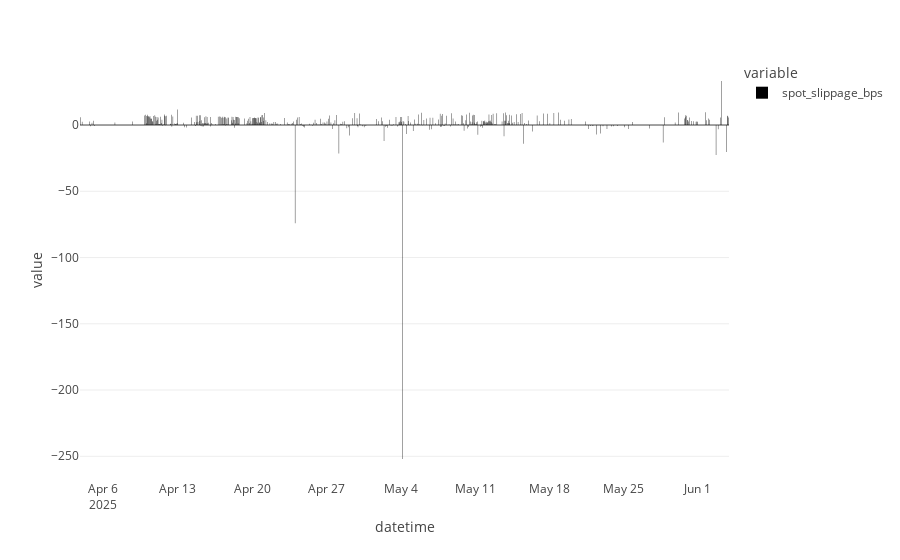

Write notebook code for a chart like this one.
### Code cell
px.bar(df2["spot_slippage_bps"])

### Figure 1 — Plotly figure (JSON) as saved in the notebook; plotly's stock layout.template omitted (floating-point values rounded to 4 significant figures; data arrays with more than 128 entries replaced by an {"elided": "..."} marker saying what was removed)
{"data": [{"alignmentgroup": "True", "hovertemplate": "variable=spot_slippage_bps<br>datetime=%{x}<br>value=%{y}<extra></extra>", "legendgroup": "spot_slippage_bps", "marker": {"color": "#000001", "pattern": {"shape": ""}}, "name": "spot_slippage_bps", "offsetgroup": "spot_slippage_bps", "orientation": "v", "showlegend": true, "textposition": "auto", "type": "bar", "x": {"elided": "427 str values"}, "xaxis": "x", "y": {"elided": "427 float values"}, "yaxis": "y"}], "layout": {"barmode": "relative", "legend": {"title": {"text": "variable"}, "tracegroupgap": 0}, "margin": {"t": 60}, "xaxis": {"anchor": "y", "domain": [0, 1], "title": {"text": "datetime"}}, "yaxis": {"anchor": "x", "domain": [0, 1], "title": {"text": "value"}}}}
